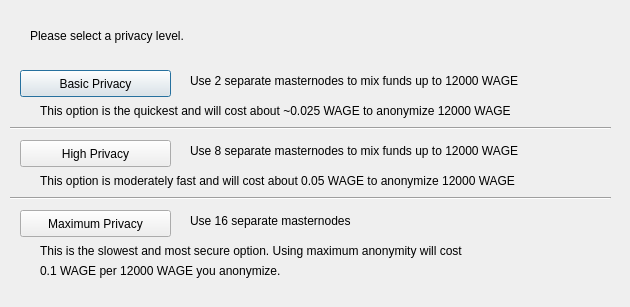
<?xml version="1.0" encoding="UTF-8"?>
<ui version="4.0">
 <class>ObfuscationConfig</class>
 <widget class="QDialog" name="ObfuscationConfig">
  <property name="geometry">
   <rect>
    <x>0</x>
    <y>0</y>
    <width>630</width>
    <height>307</height>
   </rect>
  </property>
  <property name="windowTitle">
   <string>Configure Obfuscation</string>
  </property>
  <widget class="QPushButton" name="buttonBasic">
   <property name="geometry">
    <rect>
     <x>20</x>
     <y>70</y>
     <width>151</width>
     <height>27</height>
    </rect>
   </property>
   <property name="text">
    <string>Basic Privacy</string>
   </property>
  </widget>
  <widget class="QPushButton" name="buttonHigh">
   <property name="geometry">
    <rect>
     <x>20</x>
     <y>140</y>
     <width>151</width>
     <height>27</height>
    </rect>
   </property>
   <property name="text">
    <string>High Privacy</string>
   </property>
  </widget>
  <widget class="QPushButton" name="buttonMax">
   <property name="geometry">
    <rect>
     <x>20</x>
     <y>210</y>
     <width>151</width>
     <height>27</height>
    </rect>
   </property>
   <property name="text">
    <string>Maximum Privacy</string>
   </property>
  </widget>
  <widget class="QLabel" name="label">
   <property name="geometry">
    <rect>
     <x>30</x>
     <y>20</y>
     <width>571</width>
     <height>31</height>
    </rect>
   </property>
   <property name="text">
    <string>Please select a privacy level.</string>
   </property>
  </widget>
  <widget class="QLabel" name="label_2">
   <property name="geometry">
    <rect>
     <x>190</x>
     <y>70</y>
     <width>421</width>
     <height>21</height>
    </rect>
   </property>
   <property name="text">
    <string>Use 2 separate masternodes to mix funds up to 12000 WAGE</string>
   </property>
  </widget>
  <widget class="QLabel" name="label_3">
   <property name="geometry">
    <rect>
     <x>190</x>
     <y>140</y>
     <width>411</width>
     <height>21</height>
    </rect>
   </property>
   <property name="text">
    <string>Use 8 separate masternodes to mix funds up to 12000 WAGE</string>
   </property>
  </widget>
  <widget class="QLabel" name="label_4">
   <property name="geometry">
    <rect>
     <x>190</x>
     <y>210</y>
     <width>421</width>
     <height>21</height>
    </rect>
   </property>
   <property name="text">
    <string>Use 16 separate masternodes</string>
   </property>
  </widget>
  <widget class="QLabel" name="label_6">
   <property name="geometry">
    <rect>
     <x>40</x>
     <y>100</y>
     <width>561</width>
     <height>21</height>
    </rect>
   </property>
   <property name="text">
    <string>This option is the quickest and will cost about ~0.025 WAGE to anonymize 12000 WAGE</string>
   </property>
  </widget>
  <widget class="QLabel" name="label_7">
   <property name="geometry">
    <rect>
     <x>40</x>
     <y>170</y>
     <width>561</width>
     <height>21</height>
    </rect>
   </property>
   <property name="text">
    <string>This option is moderately fast and will cost about 0.05 WAGE to anonymize 12000 WAGE</string>
   </property>
  </widget>
  <widget class="QLabel" name="label_8">
   <property name="geometry">
    <rect>
     <x>40</x>
     <y>240</y>
     <width>561</width>
     <height>21</height>
    </rect>
   </property>
   <property name="text">
    <string>This is the slowest and most secure option. Using maximum anonymity will cost</string>
   </property>
  </widget>
  <widget class="QLabel" name="label_9">
   <property name="geometry">
    <rect>
     <x>40</x>
     <y>260</y>
     <width>561</width>
     <height>21</height>
    </rect>
   </property>
   <property name="text">
    <string>0.1 WAGE per 12000 WAGE you anonymize.</string>
   </property>
  </widget>
  <widget class="Line" name="line">
   <property name="geometry">
    <rect>
     <x>10</x>
     <y>120</y>
     <width>601</width>
     <height>16</height>
    </rect>
   </property>
   <property name="orientation">
    <enum>Qt::Horizontal</enum>
   </property>
  </widget>
  <widget class="Line" name="line_2">
   <property name="geometry">
    <rect>
     <x>10</x>
     <y>190</y>
     <width>601</width>
     <height>16</height>
    </rect>
   </property>
   <property name="orientation">
    <enum>Qt::Horizontal</enum>
   </property>
  </widget>
 </widget>
 <resources/>
 <connections/>
</ui>
